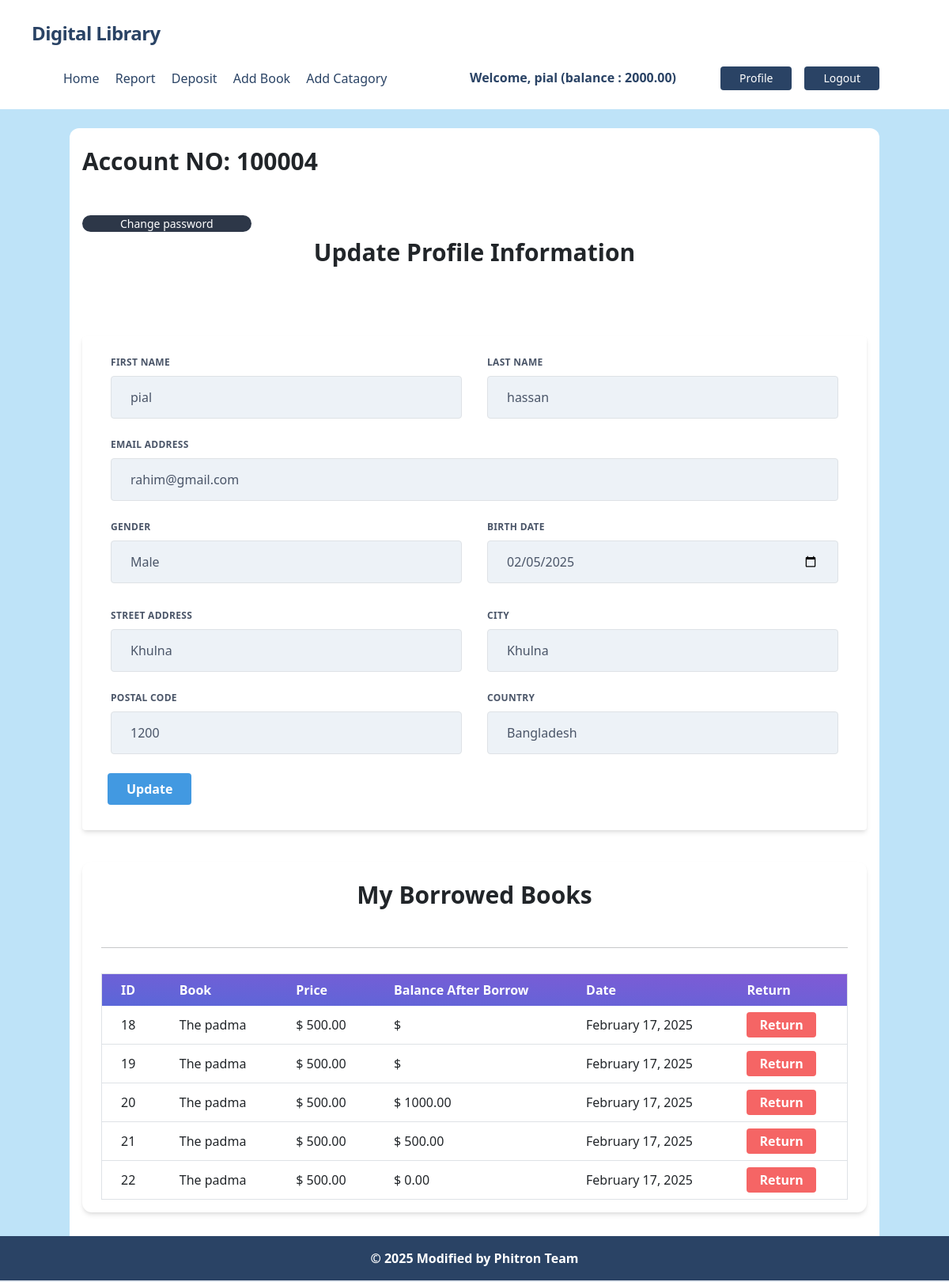
Screenshot of /accounts/profile/ (signed in) with the database file from the repository.
### accounts/models.py (models this page shows, shortened)
class UserLibraryAccount(models.Model):
    user = models.OneToOneField(User, related_name='account', on_delete=models.CASCADE)
    account_no = models.IntegerField(unique=True) # account no duijon user er kokhono same hobe na
    birth_date = models.DateField(null=True, blank=True)
    gender = models.CharField(max_length=10, choices=GENDER_TYPE)
    initial_deposite_date = models.DateField(auto_now_add=True)
    balance = models.DecimalField(default=0, max_digits=12, decimal_places=2) # ekjon user 12 digit obdi taka rakhte parbe, dui doshomik ghor obdi rakhte parben 1000.50

class UserAddress(models.Model):
    user = models.OneToOneField(User, related_name='address', on_delete=models.CASCADE)
    street_address = models.CharField(max_length=100)
    city = models.CharField(max_length= 100)
    postal_code = models.IntegerField()
    country = models.CharField(max_length=100)

### posts/models.py (models this page shows, shortened)
class Order(models.Model):
    user = models.ForeignKey(User, on_delete=models.CASCADE, related_name='orders')
    post = models.ForeignKey(Post, on_delete=models.CASCADE, related_name='orders')
    quantity = models.PositiveIntegerField(default=1)
    order_date = models.DateTimeField(auto_now_add=True)
    balance_after_borrow = models.DecimalField(max_digits=10, decimal_places=2, null=True, blank=True)

class Post(models.Model):
    title = models.CharField(max_length=50)
    content = models.TextField()
    price = models.DecimalField(max_digits=10, decimal_places=2, null=True)
    category = models.ManyToManyField(Category) # ekta post multiple categorir moddhe thakte pare abr ekta categorir moddhe multiple post thakte pare
    author = models.ForeignKey(User, on_delete=models.CASCADE)
    image = models.ImageField(upload_to='posts/media/uploads/', blank = True, null = True)
    quantity = models.PositiveIntegerField(null=True)

### accounts/views.py (the view, shortened to what this page needs)
# urls.py: path('profile/', UserLibraryAccountUpdateView.as_view(), name='profile' ),
class UserLibraryAccountUpdateView(View):
    template_name = 'accounts/profile.html'
    def get(self, request):
        form = UserUpdateForm(instance=request.user)
        data = Post.objects.filter(author = request.user)
        orders = Order.objects.filter(user = request.user)
        return render(request, self.template_name, {'form': form , 'data': data, 'orders': orders})

### accounts/templates/accounts/profile.html (shortened to what this page needs)
{% extends 'base.html' %} {% load static %}
{% load humanize %} {% block head_title %}Library System{% endblock %} {% block content %}
<div class="bg-white px-3 py-4 rounded-xl my-6">
    <div class="flex justify-center flex-col">
        <h4 class="font-bold text-3xl text-left pb-5">Account NO: {{ request.user.account.account_no }}</h4>
        <div>
            <form>
                <a href="{% url 'change_password' %}">
                    <button type="button" class="text-white bg-gray-800 hover:bg-gray-900 focus:outline-none focus:ring-4 focus:ring-gray-300 font-medium rounded-full text-sm px-5 py-2.5 me-2 mb-2 dark:bg-gray-800 dark:hover:bg-gray-700 dark:focus:ring-gray-700 dark:border-gray-700">
                                Change password
                    </button>
                </a>
            </form>
        </div>
    </div>
    <h1 class="font-bold text-3xl text-center pb-5">Update Profile Information</h1>
    <div class="w-full mt-10">
        <form method="post" class="bg-white shadow-md rounded px-8 pt-6 pb-8 mb-4">
            <div class="flex flex-wrap -mx-3 mb-6">
                <div class="w-full md:w-1/2 px-3 mb-6 md:mb-0">
                    <label class="block uppercase tracking-wide text-gray-700 text-xs font-bold mb-2" for="{{ form.first_name.id_for_label }}">
                        {{ form.first_name.label }}
                    </label> {{ form.first_name }}
                </div>
                <div class="w-full md:w-1/2 px-3">
                    <label class="block uppercase tracking-wide text-gray-700 text-xs font-bold mb-2" for="{{ form.last_name.id_for_label }}">
                        {{ form.last_name.label }}
                    </label> {{ form.last_name }}
                </div>
            </div>
            <div class="flex flex-wrap -mx-3 mb-6">
                <div class="w-full md:w-2/2 px-3 mb-6 md:mb-0">
                    <label class="block uppercase tracking-wide text-gray-700 text-xs font-bold mb-2" for="{{ form.email.id_for_label }}">
                        {{ form.email.label }}
                    </label> {{ form.email }}
                </div>
            </div>
            <div class="flex flex-wrap -mx-3 mb-6">
                <div class="w-full md:w-1/2 px-3 mb-6 md:mb-0">
                    <label class="block uppercase tracking-wide text-gray-700 text-xs font-bold mb-2" for="{{ form.gender.id_for_label }}">
                        {{ form.gender.label }}
                    </label> {{ form.gender }}
                </div>
                <div class="w-full md:w-1/2 px-3 mb-6 md:mb-0">
                    <label class="block uppercase tracking-wide text-gray-700 text-xs font-bold mb-2" for="{{ form.birth_date.id_for_label }}">
                        {{ form.birth_date.label }}
                    </label> {{ form.birth_date }}
                </div>
            </div>
            <div class="flex flex-wrap -mx-3">
                <div class="w-full md:w-1/2 px-3 mb-6 md:mb-0">
                </div>
                <div class="w-full md:w-1/2 px-3 mb-6 md:mb-0">
                </div>
            </div>
            <div class="flex flex-wrap -mx-3 mb-6">
                <div class="w-full md:w-1/2 px-3 mb-6 md:mb-0">
                    <label class="block uppercase tracking-wide text-gray-700 text-xs font-bold mb-2" for="{{ form.street_address.id_for_label }}">
                        {{ form.street_address.label }}
                    </label> {{ form.street_address }}
                </div>
                <div class="w-full md:w-1/2 px-3">
                    <label class="block uppercase tracking-wide text-gray-700 text-xs font-bold mb-2" for="{{ form.city.id_for_label }}">
                        {{ form.city.label }}
                    </label> {{ form.city }}
                </div>
            </div>
            <div class="flex flex-wrap -mx-3 mb-6">
                <div class="w-full md:w-1/2 px-3 mb-6 md:mb-0">
                    <label class="block uppercase tracking-wide text-gray-700 text-xs font-bold mb-2" for="{{ form.postal_code.id_for_label }}">
                        {{ form.postal_code.label }}
                    </label> {{ form.postal_code }}
                </div>
                <div class="w-full md:w-1/2 px-3">
                    <label class="block uppercase tracking-wide text-gray-700 text-xs font-bold mb-2" for="{{ form.country.id_for_label }}">
                        {{ form.country.label }}
                    </label> {{ form.country }}
                </div>
            </div>
            <div class="flex items-center justify-between">
                <button class="bg-blue-500 hover:bg-blue-700 text-white font-bold py-2 px-4 rounded focus:outline-none focus:shadow-outline" type="submit">
                    Update
                </button>
            </div>
        </form>
    </div>
  <div class="my-10 py-3 px-4 bg-white rounded-xl shadow-md">
    <h1 class="font-bold text-3xl text-center pb-5 pt-2">My Borrowed Books</h1>
    <hr />
    <table class="table-auto mx-auto w-full px-5 rounded-xl mt-8 border dark:border-neutral-500">
        <thead class="bg-purple-900 text-white text-left">
            <tr class="bg-gradient-to-tr from-indigo-600 to-purple-600 rounded-md py-2 px-4 text-white font-bold">
                <th class="px-4 py-2">ID</th>
                <th class="px-4 py-2">Book</th>
                <th class="px-4 py-2">Price</th>
                <th class="px-4 py-2">Balance After Borrow</th>
                <th class="px-4 py-2">Date</th>
                <th class="px-4 py-2">Return</th>
            </tr>
        </thead>
        <tbody>
            {% for order in orders %}
            <tr class="border-b dark:border-neutral-500">
                <td class="px-4 py-2">{{ order.id }}</td>
                <td class="px-4 py-2">{{ order.post.title }}</td>
                <td class="px-4 py-2">$ {{ order.post.price|floatformat:2 }}</td>
                <td class="px-4 py-2">$ {{ order.balance_after_borrow |floatformat:2 }}</td>
                <td class="px-4 py-2">{{ order.order_date|date:"F d, Y" }}</td>
                <td class="px-4 py-2">
                    <form method="post" action="{% url 'return_book' order.id %}">
                        <button class="bg-red-500 hover:bg-red-700 text-white font-bold py-1 px-3 rounded">
                            Return
                        </button>
                    </form>
                </td>
            </tr>
            {% endfor %}
        </tbody>
    </table>
</div>
</div>
</div>
{% endblock %}

### core/templates/navbar.html (shortened to what this page needs)
<nav class="flex items-center justify-between flex-wrap p-6 px-10 bg-white">
    <div class="flex items-center flex-shrink-0 text-white mr-6">
        <span class="font-semibold text-2xl tracking-tight text-blue-900"><a href="/">Digital Library</a></span>
    </div>
    <div class="w-full block flex-grow lg:flex lg:items-center lg:w-auto px-10">
        {% if request.user.is_authenticated %}
            <div class="text-md lg:flex-grow">
                <a href="{% url "home" %}"
                   class="block mt-4 lg:inline-block lg:mt-0 text-blue-900 hover:text-red-900 hover:font-black mr-4">
                    Home
                </a>
                <a href="{% url "transaction_report" %}"
                   class="block mt-4 lg:inline-block lg:mt-0 text-blue-900 hover:text-red-900 hover:font-black mr-4">
                    Report
                </a>
                <a href="{% url "deposit_money" %}"
                   class="block mt-4 lg:inline-block lg:mt-0 text-blue-900 hover:text-red-900 hover:font-black mr-4">
                    Deposit
                </a>
                <a href="{% url "add_Post" %}"
                   class="block mt-4 lg:inline-block lg:mt-0 text-blue-900 hover:text-red-900 hover:font-black mr-4">
                   Add Book
                </a>
                <a href="{% url "add_catagory" %}"
                   class="block mt-4 lg:inline-block lg:mt-0 text-blue-900 hover:text-red-900 hover:font-black mr-4">
                   Add Catagory
                </a>
            </div>
            <div class="flex w-auto">
                <div class="text-blue-900 my-auto font-black px-5 mb-1">
                    Welcome, {{ request.user.first_name }} (balance : {{ request.user.account.balance }})
                </div>
                <a href="{% url "profile" %}"
                   class="mx-2 inline-block font-medium text-sm px-4 py-2 leading-none bg-blue-900 rounded text-white border-white hover:border-transparent hover:text-dark hover:bg-red-700 mt-4 lg:mt-0">Profile</a>
                <form action="{% url "logout" %}" method="post">
                    <button type="submit"
                            class="mx-2 inline-block font-medium text-sm px-4 py-2 leading-none bg-blue-900 rounded text-white border-white hover:border-transparent hover:text-dark hover:bg-red-700 mt-4 lg:mt-0">
                        Logout
                    </button>
                </form>
            </div>
        {% endif %}
    </div>
</nav>

### rows the page displays
UserAddress: street_address "Khulna", city "Khulna", country "Bangladesh"
Order: id "18", post "The padma", post.price "500.00", order_date "February 17, 2025"
Order: id "19", post "The padma", post.price "500.00", order_date "February 17, 2025"
Order: id "20", post "The padma", post.price "500.00", balance_after_borrow "1000.00", order_date "February 17, 2025"
Order: id "21", post "The padma", post.price "500.00", balance_after_borrow "500.00", order_date "February 17, 2025"
Order: id "22", post "The padma", post.price "500.00", balance_after_borrow "0.00", order_date "February 17, 2025"

### other values shown
{{ request.user.first_name }} "pial"
{{ request.user.account.balance }} "2000.00"
{{ request.user.account.account_no }} "100004"
